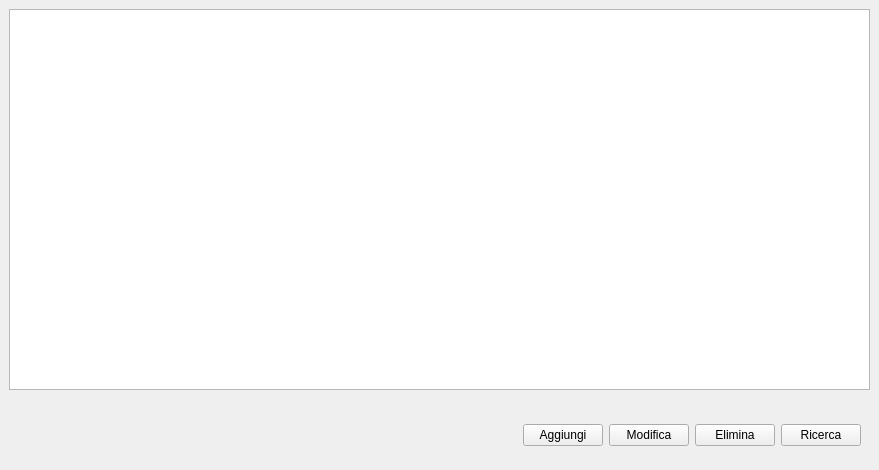
     <widget class="QWidget" name="pageLimits">
      <widget class="QTableView" name="limitsView">
       <property name="geometry">
        <rect>
         <x>9</x>
         <y>9</y>
         <width>861</width>
         <height>381</height>
        </rect>
       </property>
      </widget>
      <widget class="QWidget" name="horizontalLayoutWidget">
       <property name="geometry">
        <rect>
         <x>10</x>
         <y>410</y>
         <width>851</width>
         <height>51</height>
        </rect>
       </property>
       <layout class="QHBoxLayout" name="horizontalLayout">
        <item>
         <spacer name="horizontalSpacer_6">
          <property name="orientation">
           <enum>Qt::Horizontal</enum>
          </property>
          <property name="sizeHint" stdset="0">
           <size>
            <width>40</width>
            <height>20</height>
           </size>
          </property>
         </spacer>
        </item>
        <item>
         <widget class="QPushButton" name="btnCreateLimit">
          <property name="text">
           <string>Aggiungi</string>
          </property>
         </widget>
        </item>
        <item>
         <widget class="QPushButton" name="btnModifyLimit">
          <property name="text">
           <string>Modifica</string>
          </property>
         </widget>
        </item>
        <item>
         <widget class="QPushButton" name="btnDeleteLimit">
          <property name="text">
           <string>Elimina</string>
          </property>
         </widget>
        </item>
        <item>
         <widget class="QPushButton" name="btnSearchLimit">
          <property name="text">
           <string>Ricerca</string>
          </property>
         </widget>
        </item>
       </layout>
      </widget>
     </widget>
